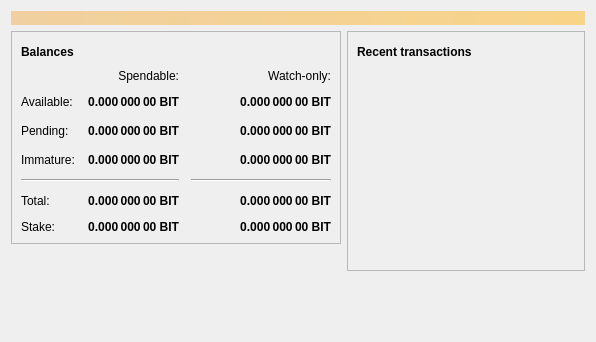
<?xml version="1.0" encoding="UTF-8"?>
<ui version="4.0">
 <class>OverviewPage</class>
 <widget class="QWidget" name="OverviewPage">
  <property name="geometry">
   <rect>
    <x>0</x>
    <y>0</y>
    <width>596</width>
    <height>342</height>
   </rect>
  </property>
  <property name="windowTitle">
   <string>Form</string>
  </property>
  <layout class="QVBoxLayout" name="topLayout">
   <item>
    <widget class="QLabel" name="labelAlerts">
     <property name="visible">
      <bool>false</bool>
     </property>
     <property name="styleSheet">
      <string notr="true">QLabel { background-color: qlineargradient(x1: 0, y1: 0, x2: 1, y2: 0, stop:0 #F0D0A0, stop:1 #F8D488); color:#000000; }</string>
     </property>
     <property name="wordWrap">
      <bool>true</bool>
     </property>
     <property name="margin">
      <number>3</number>
     </property>
     <property name="textInteractionFlags">
      <set>Qt::TextSelectableByMouse</set>
     </property>
    </widget>
   </item>
   <item>
    <layout class="QHBoxLayout" name="horizontalLayout" stretch="1,1">
     <item>
      <layout class="QVBoxLayout" name="verticalLayout_2">
       <item>
        <widget class="QFrame" name="frame">
         <property name="frameShape">
          <enum>QFrame::StyledPanel</enum>
         </property>
         <property name="frameShadow">
          <enum>QFrame::Raised</enum>
         </property>
         <layout class="QVBoxLayout" name="verticalLayout_4">
          <item>
           <layout class="QHBoxLayout" name="horizontalLayout_4">
            <item>
             <widget class="QLabel" name="label_5">
              <property name="font">
               <font>
                <weight>75</weight>
                <bold>true</bold>
               </font>
              </property>
              <property name="text">
               <string>Balances</string>
              </property>
             </widget>
            </item>
            <item>
             <widget class="QPushButton" name="labelWalletStatus">
              <property name="enabled">
               <bool>true</bool>
              </property>
              <property name="maximumSize">
               <size>
                <width>30</width>
                <height>16777215</height>
               </size>
              </property>
              <property name="toolTip">
               <string>The displayed information may be out of date. Your wallet automatically synchronizes with the FirstBitcoinCapitalCorp network after a connection is established, but this process has not completed yet.</string>
              </property>
              <property name="text">
               <string/>
              </property>
              <property name="icon">
               <iconset resource="../bitcoin.qrc">
                <normaloff>:/icons/warning</normaloff>
                <disabledoff>:/icons/warning</disabledoff>:/icons/warning</iconset>
              </property>
              <property name="iconSize">
               <size>
                <width>24</width>
                <height>24</height>
               </size>
              </property>
              <property name="flat">
               <bool>true</bool>
              </property>
             </widget>
            </item>
            <item>
             <spacer name="horizontalSpacer_3">
              <property name="orientation">
               <enum>Qt::Horizontal</enum>
              </property>
              <property name="sizeHint" stdset="0">
               <size>
                <width>40</width>
                <height>20</height>
               </size>
              </property>
             </spacer>
            </item>
           </layout>
          </item>
          <item>
           <layout class="QGridLayout" name="gridLayout">
            <property name="spacing">
             <number>12</number>
            </property>
            <item row="2" column="2">
             <widget class="QLabel" name="labelWatchPending">
              <property name="font">
               <font>
                <weight>75</weight>
                <bold>true</bold>
               </font>
              </property>
              <property name="cursor">
               <cursorShape>IBeamCursor</cursorShape>
              </property>
              <property name="toolTip">
               <string>Unconfirmed transactions to watch-only addresses</string>
              </property>
              <property name="text">
               <string notr="true">0.000 000 00 BIT</string>
              </property>
              <property name="alignment">
               <set>Qt::AlignRight|Qt::AlignTrailing|Qt::AlignVCenter</set>
              </property>
              <property name="textInteractionFlags">
               <set>Qt::LinksAccessibleByMouse|Qt::TextSelectableByKeyboard|Qt::TextSelectableByMouse</set>
              </property>
             </widget>
            </item>
            <item row="2" column="1">
             <widget class="QLabel" name="labelUnconfirmed">
              <property name="font">
               <font>
                <weight>75</weight>
                <bold>true</bold>
               </font>
              </property>
              <property name="cursor">
               <cursorShape>IBeamCursor</cursorShape>
              </property>
              <property name="toolTip">
               <string>Total of transactions that have yet to be confirmed, and do not yet count toward the spendable balance</string>
              </property>
              <property name="text">
               <string notr="true">0.000 000 00 BIT</string>
              </property>
              <property name="alignment">
               <set>Qt::AlignRight|Qt::AlignTrailing|Qt::AlignVCenter</set>
              </property>
              <property name="textInteractionFlags">
               <set>Qt::LinksAccessibleByMouse|Qt::TextSelectableByKeyboard|Qt::TextSelectableByMouse</set>
              </property>
             </widget>
            </item>
            <item row="3" column="2">
             <widget class="QLabel" name="labelWatchImmature">
              <property name="font">
               <font>
                <weight>75</weight>
                <bold>true</bold>
               </font>
              </property>
              <property name="cursor">
               <cursorShape>IBeamCursor</cursorShape>
              </property>
              <property name="toolTip">
               <string>Mined balance in watch-only addresses that has not yet matured</string>
              </property>
              <property name="text">
               <string notr="true">0.000 000 00 BIT</string>
              </property>
              <property name="alignment">
               <set>Qt::AlignRight|Qt::AlignTrailing|Qt::AlignVCenter</set>
              </property>
              <property name="textInteractionFlags">
               <set>Qt::LinksAccessibleByMouse|Qt::TextSelectableByKeyboard|Qt::TextSelectableByMouse</set>
              </property>
             </widget>
            </item>
            <item row="4" column="0" colspan="2">
             <widget class="Line" name="line">
              <property name="orientation">
               <enum>Qt::Horizontal</enum>
              </property>
             </widget>
            </item>
            <item row="4" column="2">
             <widget class="Line" name="lineWatchBalance">
              <property name="sizePolicy">
               <sizepolicy hsizetype="Preferred" vsizetype="Fixed">
                <horstretch>0</horstretch>
                <verstretch>0</verstretch>
               </sizepolicy>
              </property>
              <property name="minimumSize">
               <size>
                <width>140</width>
                <height>0</height>
               </size>
              </property>
              <property name="orientation">
               <enum>Qt::Horizontal</enum>
              </property>
             </widget>
            </item>
            <item row="5" column="0">
             <widget class="QLabel" name="labelTotalText">
              <property name="text">
               <string>Total:</string>
              </property>
             </widget>
            </item>
            <item row="3" column="1">
             <widget class="QLabel" name="labelImmature">
              <property name="font">
               <font>
                <weight>75</weight>
                <bold>true</bold>
               </font>
              </property>
              <property name="cursor">
               <cursorShape>IBeamCursor</cursorShape>
              </property>
              <property name="toolTip">
               <string>Mined balance that has not yet matured</string>
              </property>
              <property name="text">
               <string notr="true">0.000 000 00 BIT</string>
              </property>
              <property name="alignment">
               <set>Qt::AlignRight|Qt::AlignTrailing|Qt::AlignVCenter</set>
              </property>
              <property name="textInteractionFlags">
               <set>Qt::LinksAccessibleByMouse|Qt::TextSelectableByKeyboard|Qt::TextSelectableByMouse</set>
              </property>
             </widget>
            </item>
            <item row="2" column="3">
             <spacer name="horizontalSpacer_2">
              <property name="orientation">
               <enum>Qt::Horizontal</enum>
              </property>
              <property name="sizeHint" stdset="0">
               <size>
                <width>40</width>
                <height>20</height>
               </size>
              </property>
             </spacer>
            </item>
            <item row="3" column="0">
             <widget class="QLabel" name="labelImmatureText">
              <property name="text">
               <string>Immature:</string>
              </property>
             </widget>
            </item>
            <item row="5" column="1">
             <widget class="QLabel" name="labelTotal">
              <property name="font">
               <font>
                <weight>75</weight>
                <bold>true</bold>
               </font>
              </property>
              <property name="cursor">
               <cursorShape>IBeamCursor</cursorShape>
              </property>
              <property name="toolTip">
               <string>Your current total balance</string>
              </property>
              <property name="text">
               <string notr="true">0.000 000 00 BIT</string>
              </property>
              <property name="alignment">
               <set>Qt::AlignRight|Qt::AlignTrailing|Qt::AlignVCenter</set>
              </property>
              <property name="textInteractionFlags">
               <set>Qt::LinksAccessibleByMouse|Qt::TextSelectableByKeyboard|Qt::TextSelectableByMouse</set>
              </property>
             </widget>
            </item>
            <item row="5" column="2">
             <widget class="QLabel" name="labelWatchTotal">
              <property name="font">
               <font>
                <weight>75</weight>
                <bold>true</bold>
               </font>
              </property>
              <property name="cursor">
               <cursorShape>IBeamCursor</cursorShape>
              </property>
              <property name="toolTip">
               <string>Current total balance in watch-only addresses</string>
              </property>
              <property name="text">
               <string notr="true">0.000 000 00 BIT</string>
              </property>
              <property name="alignment">
               <set>Qt::AlignRight|Qt::AlignTrailing|Qt::AlignVCenter</set>
              </property>
              <property name="textInteractionFlags">
               <set>Qt::LinksAccessibleByMouse|Qt::TextSelectableByKeyboard|Qt::TextSelectableByMouse</set>
              </property>
             </widget>
            </item>
            <item row="0" column="2">
             <widget class="QLabel" name="labelWatchonly">
              <property name="text">
               <string>Watch-only:</string>
              </property>
              <property name="alignment">
               <set>Qt::AlignRight|Qt::AlignTrailing|Qt::AlignVCenter</set>
              </property>
             </widget>
            </item>
            <item row="1" column="0">
             <widget class="QLabel" name="labelBalanceText">
              <property name="text">
               <string>Available:</string>
              </property>
             </widget>
            </item>
            <item row="1" column="1">
             <widget class="QLabel" name="labelBalance">
              <property name="font">
               <font>
                <weight>75</weight>
                <bold>true</bold>
               </font>
              </property>
              <property name="cursor">
               <cursorShape>IBeamCursor</cursorShape>
              </property>
              <property name="toolTip">
               <string>Your current spendable balance</string>
              </property>
              <property name="text">
               <string notr="true">0.000 000 00 BIT</string>
              </property>
              <property name="alignment">
               <set>Qt::AlignRight|Qt::AlignTrailing|Qt::AlignVCenter</set>
              </property>
              <property name="textInteractionFlags">
               <set>Qt::LinksAccessibleByMouse|Qt::TextSelectableByKeyboard|Qt::TextSelectableByMouse</set>
              </property>
             </widget>
            </item>
            <item row="1" column="2">
             <widget class="QLabel" name="labelWatchAvailable">
              <property name="font">
               <font>
                <weight>75</weight>
                <bold>true</bold>
               </font>
              </property>
              <property name="cursor">
               <cursorShape>IBeamCursor</cursorShape>
              </property>
              <property name="toolTip">
               <string>Your current balance in watch-only addresses</string>
              </property>
              <property name="text">
               <string notr="true">0.000 000 00 BIT</string>
              </property>
              <property name="alignment">
               <set>Qt::AlignRight|Qt::AlignTrailing|Qt::AlignVCenter</set>
              </property>
              <property name="textInteractionFlags">
               <set>Qt::LinksAccessibleByMouse|Qt::TextSelectableByKeyboard|Qt::TextSelectableByMouse</set>
              </property>
             </widget>
            </item>
            <item row="2" column="0">
             <widget class="QLabel" name="labelPendingText">
              <property name="text">
               <string>Pending:</string>
              </property>
             </widget>
            </item>
            <item row="0" column="1">
             <widget class="QLabel" name="labelSpendable">
              <property name="text">
               <string>Spendable:</string>
              </property>
              <property name="alignment">
               <set>Qt::AlignRight|Qt::AlignTrailing|Qt::AlignVCenter</set>
              </property>
             </widget>
            </item>
            <item row="6" column="0">
             <widget class="QLabel" name="labelStakeText">
              <property name="text">
               <string>Stake:</string>
              </property>
             </widget>
            </item>
            <item row="6" column="1">
             <widget class="QLabel" name="labelStake">
              <property name="font">
               <font>
                <weight>75</weight>
                <bold>true</bold>
               </font>
              </property>
              <property name="cursor">
               <cursorShape>IBeamCursor</cursorShape>
              </property>
              <property name="toolTip">
               <string>Your current balance that is used in stake generation</string>
              </property>
              <property name="text">
               <string notr="true">0.000 000 00 BIT</string>
              </property>
              <property name="alignment">
               <set>Qt::AlignRight|Qt::AlignTrailing|Qt::AlignVCenter</set>
              </property>
              <property name="textInteractionFlags">
               <set>Qt::LinksAccessibleByMouse|Qt::TextSelectableByKeyboard|Qt::TextSelectableByMouse</set>
              </property>
             </widget>
            </item>
            <item row="6" column="2">
             <widget class="QLabel" name="labelWatchStake">
              <property name="font">
               <font>
                <weight>75</weight>
                <bold>true</bold>
               </font>
              </property>
              <property name="cursor">
               <cursorShape>IBeamCursor</cursorShape>
              </property>
              <property name="toolTip">
               <string>Your current balance that is used for stake generation in watch-only addresses</string>
              </property>
              <property name="text">
               <string notr="true">0.000 000 00 BIT</string>
              </property>
              <property name="alignment">
               <set>Qt::AlignRight|Qt::AlignTrailing|Qt::AlignVCenter</set>
              </property>
              <property name="textInteractionFlags">
               <set>Qt::LinksAccessibleByMouse|Qt::TextSelectableByKeyboard|Qt::TextSelectableByMouse</set>
              </property>
             </widget>
            </item>
           </layout>
          </item>
         </layout>
        </widget>
       </item>
       <item>
        <spacer name="verticalSpacer">
         <property name="orientation">
          <enum>Qt::Vertical</enum>
         </property>
         <property name="sizeHint" stdset="0">
          <size>
           <width>20</width>
           <height>40</height>
          </size>
         </property>
        </spacer>
       </item>
      </layout>
     </item>
     <item>
      <layout class="QVBoxLayout" name="verticalLayout_3">
       <item>
        <widget class="QFrame" name="frame_2">
         <property name="frameShape">
          <enum>QFrame::StyledPanel</enum>
         </property>
         <property name="frameShadow">
          <enum>QFrame::Raised</enum>
         </property>
         <layout class="QVBoxLayout" name="verticalLayout">
          <item>
           <layout class="QHBoxLayout" name="horizontalLayout_2">
            <item>
             <widget class="QLabel" name="label_4">
              <property name="font">
               <font>
                <weight>75</weight>
                <bold>true</bold>
               </font>
              </property>
              <property name="text">
               <string>Recent transactions</string>
              </property>
             </widget>
            </item>
            <item>
             <widget class="QPushButton" name="labelTransactionsStatus">
              <property name="enabled">
               <bool>true</bool>
              </property>
              <property name="maximumSize">
               <size>
                <width>30</width>
                <height>16777215</height>
               </size>
              </property>
              <property name="toolTip">
               <string>The displayed information may be out of date. Your wallet automatically synchronizes with the FirstBitcoinCapitalCorp network after a connection is established, but this process has not completed yet.</string>
              </property>
              <property name="text">
               <string/>
              </property>
              <property name="icon">
               <iconset resource="../bitcoin.qrc">
                <normaloff>:/icons/warning</normaloff>
                <disabledoff>:/icons/warning</disabledoff>:/icons/warning</iconset>
              </property>
              <property name="iconSize">
               <size>
                <width>24</width>
                <height>24</height>
               </size>
              </property>
              <property name="flat">
               <bool>true</bool>
              </property>
             </widget>
            </item>
            <item>
             <spacer name="horizontalSpacer">
              <property name="orientation">
               <enum>Qt::Horizontal</enum>
              </property>
              <property name="sizeHint" stdset="0">
               <size>
                <width>40</width>
                <height>20</height>
               </size>
              </property>
             </spacer>
            </item>
           </layout>
          </item>
          <item>
           <widget class="QListView" name="listTransactions">
            <property name="styleSheet">
             <string notr="true">QListView { background: transparent; }</string>
            </property>
            <property name="frameShape">
             <enum>QFrame::NoFrame</enum>
            </property>
            <property name="verticalScrollBarPolicy">
             <enum>Qt::ScrollBarAlwaysOff</enum>
            </property>
            <property name="horizontalScrollBarPolicy">
             <enum>Qt::ScrollBarAlwaysOff</enum>
            </property>
            <property name="selectionMode">
             <enum>QAbstractItemView::NoSelection</enum>
            </property>
           </widget>
          </item>
         </layout>
        </widget>
       </item>
       <item>
        <spacer name="verticalSpacer_2">
         <property name="orientation">
          <enum>Qt::Vertical</enum>
         </property>
         <property name="sizeHint" stdset="0">
          <size>
           <width>20</width>
           <height>40</height>
          </size>
         </property>
        </spacer>
       </item>
      </layout>
     </item>
    </layout>
   </item>
  </layout>
 </widget>
 <resources/>
 <connections/>
</ui>
